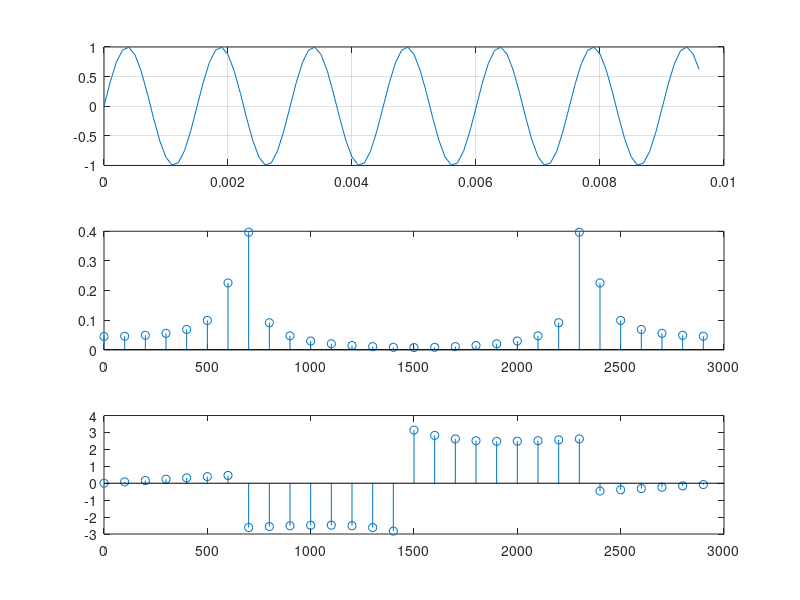
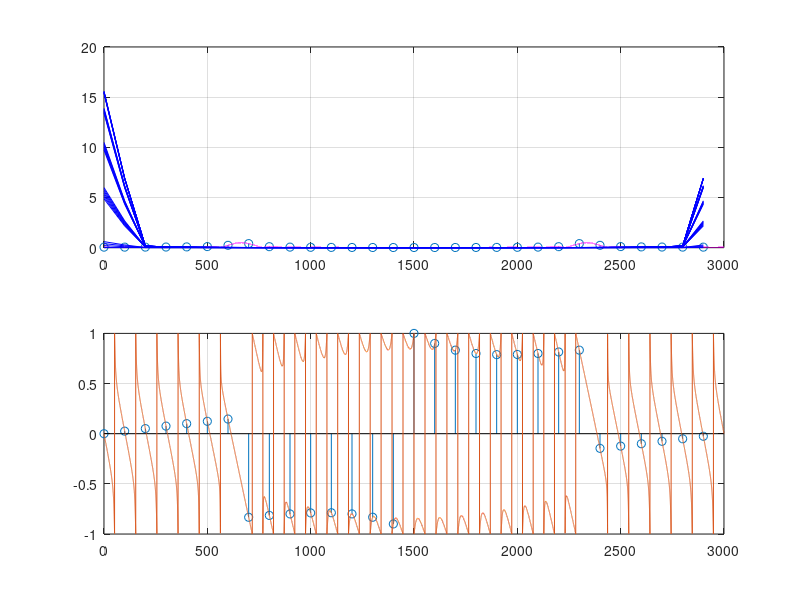

Write the MATLAB code that produced these figures, in order.
clc; clear; close all;

fs=3000;
Dt=1/fs;

N=30;
dt=10e-5;
ts=0:Dt:(N-1)*Dt;
t=0:dt:(N-1)*Dt;

f0=666;

s=sin(2*pi*f0*t);
x=sin(2*pi*f0*ts);

X=fft(x)/N;

f=(0:N-1)*(fs/N);

figure(1);
subplot(3,1,1);
plot(t,s); grid on;
subplot(3,1,2);
stem(f,abs(X));
subplot(3,1,3);
stem(f, angle(X))

K=2^16;
xx=[x(:); zeros(K-N,1)];
XX=fft(xx)/N;

fk=0:fs/K:fs-fs/K;

x_hamming=x.*hamming(N);
X_hamming=fft(x_hamming);

figure(3);
subplot(2,1,1)
stem(f,abs(X)); grid on; hold on;
plot(fk, abs(XX), "m");
plot(f, abs(X_hamming), 'b');
subplot(2,1,2)
stem(f,angle(X)/pi); grid on; hold on;
%plot(fk, pow2db(abs(XX)));
plot(fk, angle(XX)/pi)

